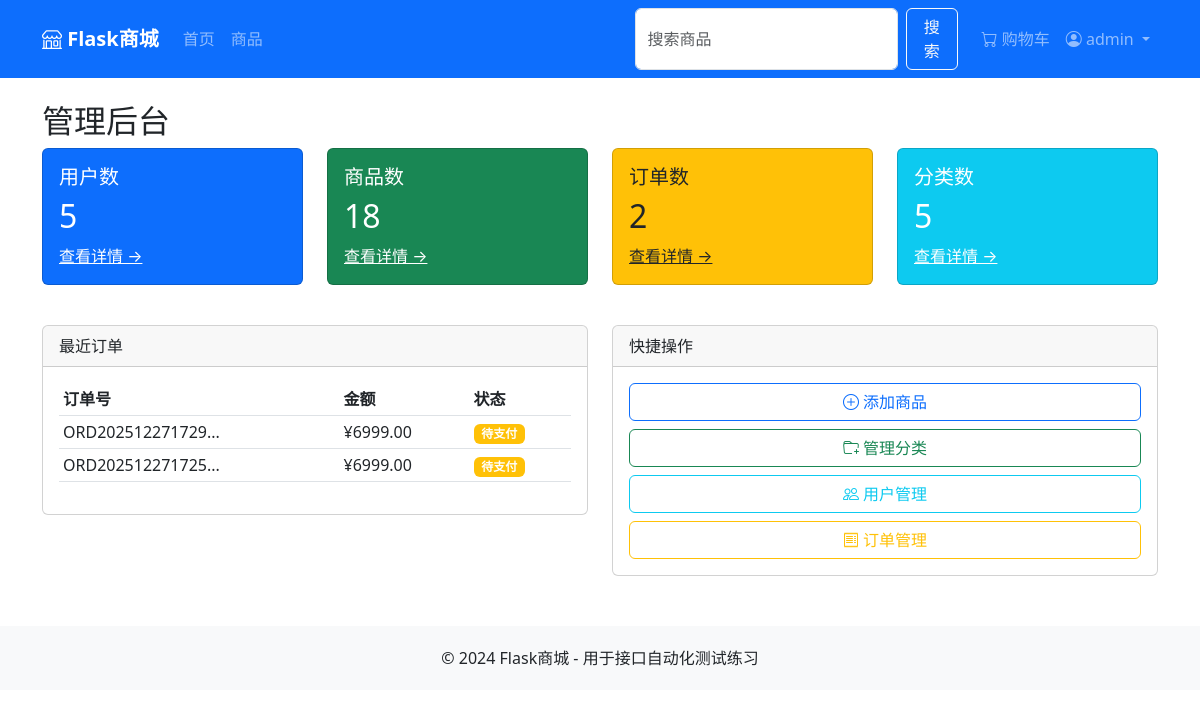
The page /admin (signed in) on the database its author committed.
### app/models_product.py (models this page shows, shortened)
class Order(db.Model):
    id = db.Column(db.Integer, primary_key=True)
    order_no = db.Column(db.String(50), unique=True, nullable=False)
    user_id = db.Column(db.Integer, db.ForeignKey('user.id'), nullable=False)
    total_amount = db.Column(db.Float, nullable=False)
    status = db.Column(db.String(20), default='pending')  # pending, paid, shipped, completed, cancelled, refunded
    payment_method = db.Column(db.String(20))
    shipping_address = db.Column(db.String(200))
    created_at = db.Column(db.DateTime, default=datetime.utcnow)
    updated_at = db.Column(db.DateTime, default=datetime.utcnow, onupdate=datetime.utcnow)
    items = db.relationship('OrderItem', backref='order', lazy='dynamic')

### app/views/__init__.py (the view)
@main_bp.route('/admin')
@admin_required
def admin_dashboard():
    from app.models import User
    from app.models_product import Product, Order, Category
    stats = {
        'users': User.query.count(),
        'products': Product.query.count(),
        'orders': Order.query.count(),
        'categories': Category.query.count()
    }
    recent_orders = Order.query.order_by(Order.created_at.desc()).limit(5).all()
    return render_template('admin/dashboard.html', stats=stats, recent_orders=recent_orders)

### app/views/__init__.py (called while the page is built)
def login_required(f):
    @wraps(f)
    def decorated(*args, **kwargs):
        if 'user_id' not in session:
            flash('请先登录', 'warning')
            return redirect(url_for('main.login'))
        return f(*args, **kwargs)
    return decorated

def admin_required(f):
    @wraps(f)
    @login_required
    def decorated(*args, **kwargs):
        if session.get('role') != 'admin':
            flash('需要管理员权限', 'danger')
            return redirect(url_for('main.index'))
        return f(*args, **kwargs)
    return decorated

### app/templates/admin/dashboard.html (shortened to what this page needs)
{% extends "base.html" %}
{% block content %}
<h2 id="admin-title">管理后台</h2>
<div class="row mb-4" id="stats-cards">
    <div class="col-md-3 mb-3">
        <div class="card bg-primary text-white" id="stat-users">
            <div class="card-body">
                <h5 class="card-title">用户数</h5>
                <h2 id="stat-users-count">{{ stats.users }}</h2>
                <a href="{{ url_for('main.admin_users') }}" class="text-white" id="stat-users-link">查看详情 →</a>
            </div>
        </div>
    </div>
    <div class="col-md-3 mb-3">
        <div class="card bg-success text-white" id="stat-products">
            <div class="card-body">
                <h5 class="card-title">商品数</h5>
                <h2 id="stat-products-count">{{ stats.products }}</h2>
                <a href="{{ url_for('main.admin_products') }}" class="text-white" id="stat-products-link">查看详情 →</a>
            </div>
        </div>
    </div>
    <div class="col-md-3 mb-3">
        <div class="card bg-warning text-dark" id="stat-orders">
            <div class="card-body">
                <h5 class="card-title">订单数</h5>
                <h2 id="stat-orders-count">{{ stats.orders }}</h2>
                <a href="{{ url_for('main.admin_orders') }}" class="text-dark" id="stat-orders-link">查看详情 →</a>
            </div>
        </div>
    </div>
    <div class="col-md-3 mb-3">
        <div class="card bg-info text-white" id="stat-categories">
            <div class="card-body">
                <h5 class="card-title">分类数</h5>
                <h2 id="stat-categories-count">{{ stats.categories }}</h2>
                <a href="{{ url_for('main.admin_categories') }}" class="text-white" id="stat-categories-link">查看详情 →</a>
            </div>
        </div>
    </div>
</div>
<div class="row">
    <div class="col-md-6">
        <div class="card" id="recent-orders-card">
            <div class="card-header">最近订单</div>
            <div class="card-body">
                <table class="table table-sm" id="recent-orders-table">
                    <thead>
                        <tr>
                            <th>订单号</th>
                            <th>金额</th>
                            <th>状态</th>
                        </tr>
                    </thead>
                    <tbody id="recent-orders-list">
                        {% for order in recent_orders %}
                        <tr id="recent-order-{{ order.id }}">
                            <td>{{ order.order_no[:15] }}...</td>
                            <td>¥{{ "%.2f"|format(order.total_amount) }}</td>
                            <td>
                                {% if order.status == 'pending' %}
                                <span class="badge bg-warning">待支付</span>
                                {% elif order.status == 'paid' %}
                                <span class="badge bg-info">已支付</span>
                                {% elif order.status == 'shipped' %}
                                <span class="badge bg-primary">已发货</span>
                                {% elif order.status == 'completed' %}
                                <span class="badge bg-success">已完成</span>
                                {% elif order.status == 'cancelled' %}
                                <span class="badge bg-secondary">已取消</span>
                                {% elif order.status == 'refunded' %}
                                <span class="badge bg-danger">已退款</span>
                                {% endif %}
                            </td>
                        </tr>
                        {% else %}
                        <tr><td colspan="3" class="text-muted">暂无订单</td></tr>
                        {% endfor %}
                    </tbody>
                </table>
            </div>
        </div>
    </div>
    <div class="col-md-6">
        <div class="card" id="quick-links-card">
            <div class="card-header">快捷操作</div>
            <div class="card-body">
                <div class="d-grid gap-2" id="quick-links">
                    <a href="{{ url_for('main.admin_products') }}" class="btn btn-outline-primary" id="quick-add-product">
                        <i class="bi bi-plus-circle"></i> 添加商品
                    </a>
                    <a href="{{ url_for('main.admin_categories') }}" class="btn btn-outline-success" id="quick-add-category">
                        <i class="bi bi-folder-plus"></i> 管理分类
                    </a>
                    <a href="{{ url_for('main.admin_users') }}" class="btn btn-outline-info" id="quick-manage-users">
                        <i class="bi bi-people"></i> 用户管理
                    </a>
                    <a href="{{ url_for('main.admin_orders') }}" class="btn btn-outline-warning" id="quick-manage-orders">
                        <i class="bi bi-receipt"></i> 订单管理
                    </a>
                </div>
            </div>
        </div>
    </div>
</div>
{% endblock %}

### rows shown on the page
Order: order_no "ORD202512271729", total_amount "6999.00", status "待支付"
Order: order_no "ORD202512271725", total_amount "6999.00", status "待支付"

### other values the page prints
{{ session.username }} "admin"
{{ stats.users }} "5"
{{ stats.products }} "18"
{{ stats.orders }} "2"
{{ stats.categories }} "5"
